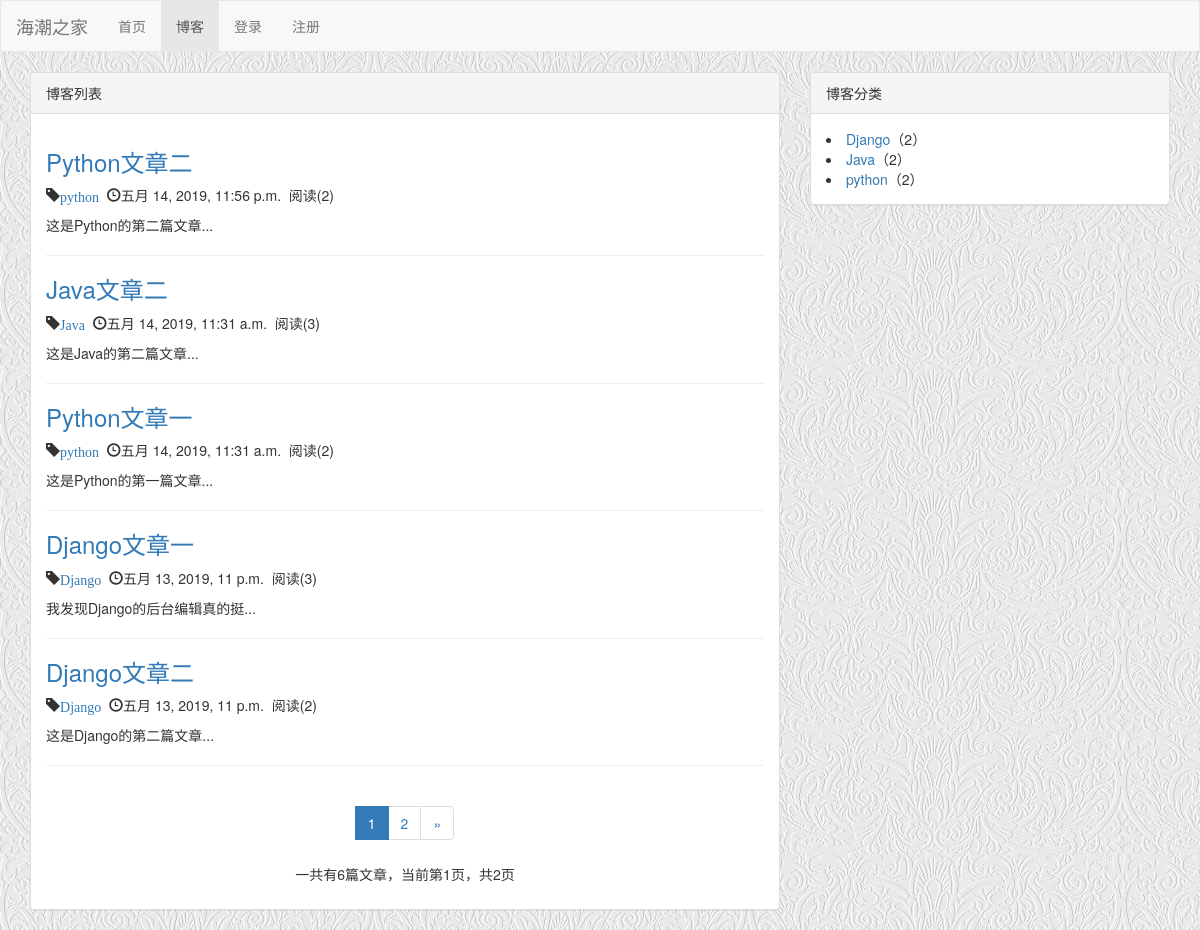
The page /blog/ on the database as committed earlier.
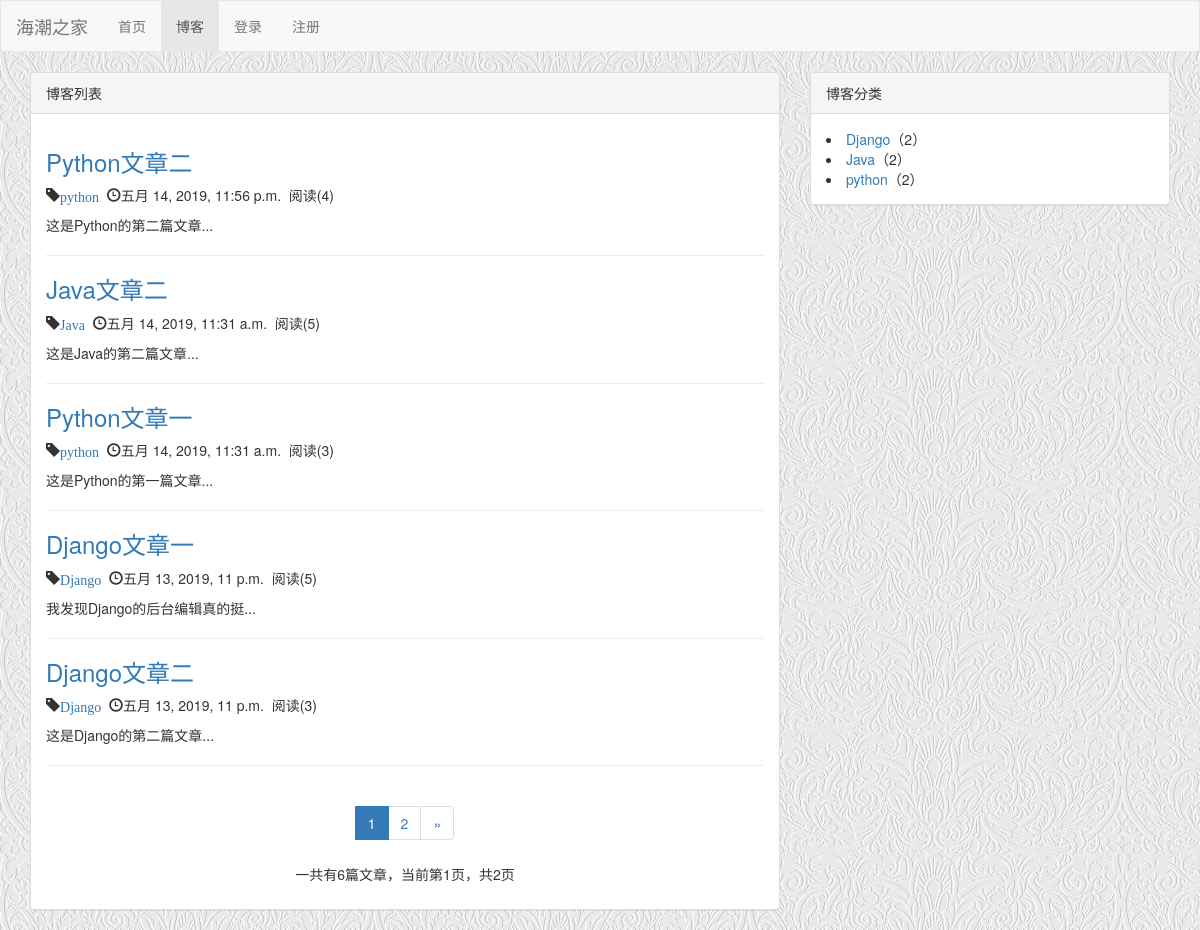
The same page on the database as committed later.
### blog/models.py (models this page shows, shortened)
class Blog(models.Model,ReadNumExtentMethod):
    title=models.CharField(max_length=50)
    content=RichTextUploadingField()
    author=models.ForeignKey(User,on_delete=models.DO_NOTHING)
    blog_type=models.ForeignKey(BlogType,on_delete=models.DO_NOTHING)
    create_time=models.DateTimeField(default=timezone.now())
    def short_content(self):
        return self.content[:20]+'...'
    class Meta:
        ordering=['-create_time']   #按照日期倒序排列

class BlogType(models.Model):
    type_name=models.CharField(max_length=20)
    def __str__(self):
        return self.type_name

### MyStatistics/models.py (models this page shows)
class ReadNum(models.Model):
    read_num=models.IntegerField(default=0)
    content_type=models.ForeignKey(ContentType,on_delete=models.DO_NOTHING,null=True)
    object_id=models.PositiveIntegerField(null=True)
    content_object=GenericForeignKey('content_type','object_id')

### blog/views.py (the view)
# urls.py: path('',views.show),
def show(request):
    blogs=Blog.objects.all()
    paginator=Paginator(blogs,5)  #每5篇进行分页
    page_num=request.GET.get('page',1)  #get请求获取url页面的参数
    page_of_blogs=paginator.get_page(page_num)  #这里还未理解，以后有空回来搞
    blogtype=BlogType.objects.annotate(type_count=Count('blog'))
    'blogtype=BlogType.objects'
    return render(request, "blog.html", {'blogs':page_of_blogs, 'blogtype':blogtype})

### MyStatistics/models.py (called while the page is built)
    def get_read_num(self):
        try:
            ct=ContentType.objects.get_for_model(self)
            readnum=ReadNum.objects.get(content_type=ct,object_id=self.pk)
            return readnum.read_num
        except:
            return 0

### blog/templates/blog.html (shortened to what this page needs)
{% extends "base.html" %}
{% block nav_blog_active %}active{% endblock %}
{% block content %}
    <div class="container">
        <div class="row">
            <div class="col-md-8">
                <div class="panel panel-default">
                    <div class="panel-heading">博客列表</div>
                    <div class="panel-body">
                        {% for blog in blogs.object_list %}
                            <h3><a href="{{ blog.id }}">{{ blog.title }}</a></h3>
                            <p>
                                <span class="glyphicon glyphicon-tag"><a href="type/{{ blog.blog_type_id }}">{{ blog.blog_type }}</a></span>
                                &nbsp;<span class="glyphicon glyphicon-time"></span>{{ blog.create_time }}&nbsp;
                                <span>阅读({{ blog.get_read_num }})</span>
                            </p>
                            {{ blog.short_content |safe }}
                            <hr>
                        {% endfor %}
                        <div style="text-align: center">
                          <ul class="pagination">
                            {% for page_num in blogs.paginator.page_range %}
                                {% if page_num == blogs.number %}
                                    <li class="active"><a href="?page={{ page_num }}">{{ page_num }}</a></li>
                                {% else %}
                                    <li><a href="?page={{ page_num }}">{{ page_num }}</a></li>
                                {% endif %}
                            {% endfor %}
                            <li>
                                {% if blogs.has_next %}
                                    <a href="?page={{ blogs.next_page_number }}" aria-label="Next">
                                        <span aria-hidden="true">&raquo;</span>
                                    </a>
                                {% endif %}
                            </li>
                          </ul>
                        <p>一共有{{ blogs.paginator.count }}篇文章，当前第{{ blogs.number }}页，共{{ blogs.paginator.num_pages }}页</p>
                        </div>
                    </div>
                </div>
            </div>
            <div class="col-md-4">
                <div class="panel panel-default">
                    <div class="panel-heading">博客分类</div>
                    <div class="panel-body">
                        {% for type in blogtype %}
                            <li><a href="type/{{ type.id }}">{{ type.type_name }}</a>（{{ type.type_count }}）</li>
                        {% endfor %}
                    </div>
                </div>
            </div>
        </div>
    </div>
{% endblock %}

Rows that differ between the two databases and show on the page:
changed through a linked row, Blog "Python文章二": get_read_num "2" → "4"
changed through a linked row, Blog "Java文章二": get_read_num "3" → "5"
changed through a linked row, Blog "Python文章一": get_read_num "2" → "3"
changed through a linked row, Blog "Django文章一": get_read_num "3" → "5"
changed through a linked row, Blog "Django文章二": get_read_num "2" → "3"
